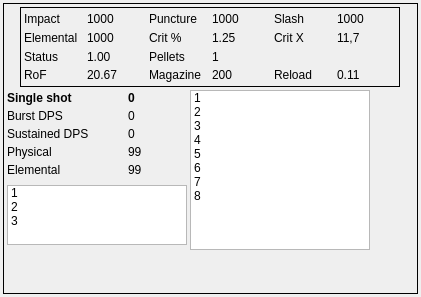
          <widget class="QWidget" name="tab_4">
           <attribute name="title">
            <string>Single Shot</string>
           </attribute>
           <layout class="QGridLayout" name="gridLayout_12">
            <property name="leftMargin">
             <number>3</number>
            </property>
            <property name="topMargin">
             <number>3</number>
            </property>
            <property name="rightMargin">
             <number>3</number>
            </property>
            <property name="bottomMargin">
             <number>3</number>
            </property>
            <property name="spacing">
             <number>3</number>
            </property>
            <item row="0" column="0">
             <widget class="QFrame" name="frame_5">
              <property name="frameShape">
               <enum>QFrame::Box</enum>
              </property>
              <property name="frameShadow">
               <enum>QFrame::Plain</enum>
              </property>
              <layout class="QGridLayout" name="gridLayout_7">
               <property name="leftMargin">
                <number>3</number>
               </property>
               <property name="topMargin">
                <number>3</number>
               </property>
               <property name="rightMargin">
                <number>3</number>
               </property>
               <property name="bottomMargin">
                <number>3</number>
               </property>
               <property name="spacing">
                <number>3</number>
               </property>
               <item row="0" column="0" colspan="4" alignment="Qt::AlignHCenter|Qt::AlignVCenter">
                <widget class="QFrame" name="frame_8">
                 <property name="minimumSize">
                  <size>
                   <width>380</width>
                   <height>80</height>
                  </size>
                 </property>
                 <property name="maximumSize">
                  <size>
                   <width>380</width>
                   <height>80</height>
                  </size>
                 </property>
                 <property name="frameShape">
                  <enum>QFrame::Box</enum>
                 </property>
                 <property name="frameShadow">
                  <enum>QFrame::Plain</enum>
                 </property>
                 <layout class="QGridLayout" name="gridLayout_13">
                  <property name="leftMargin">
                   <number>3</number>
                  </property>
                  <property name="topMargin">
                   <number>3</number>
                  </property>
                  <property name="rightMargin">
                   <number>3</number>
                  </property>
                  <property name="bottomMargin">
                   <number>3</number>
                  </property>
                  <property name="spacing">
                   <number>3</number>
                  </property>
                  <item row="1" column="0">
                   <widget class="QLabel" name="label_42">
                    <property name="text">
                     <string>Elemental</string>
                    </property>
                   </widget>
                  </item>
                  <item row="2" column="1">
                   <widget class="QLabel" name="calc_new_proc_1">
                    <property name="text">
                     <string>1.00</string>
                    </property>
                   </widget>
                  </item>
                  <item row="1" column="2">
                   <widget class="QLabel" name="label_44">
                    <property name="text">
                     <string>Crit %</string>
                    </property>
                   </widget>
                  </item>
                  <item row="2" column="3">
                   <widget class="QLabel" name="calc_new_pellets_1">
                    <property name="text">
                     <string>1</string>
                    </property>
                   </widget>
                  </item>
                  <item row="0" column="4">
                   <widget class="QLabel" name="label_40">
                    <property name="text">
                     <string>Slash</string>
                    </property>
                   </widget>
                  </item>
                  <item row="1" column="3">
                   <widget class="QLabel" name="calc_new_crit_1">
                    <property name="text">
                     <string>1.25</string>
                    </property>
                   </widget>
                  </item>
                  <item row="1" column="4">
                   <widget class="QLabel" name="label_46">
                    <property name="text">
                     <string>Crit X</string>
                    </property>
                   </widget>
                  </item>
                  <item row="2" column="2">
                   <widget class="QLabel" name="label_61">
                    <property name="text">
                     <string>Pellets</string>
                    </property>
                   </widget>
                  </item>
                  <item row="0" column="3">
                   <widget class="QLabel" name="calc_new_puncture_1">
                    <property name="text">
                     <string>1000</string>
                    </property>
                   </widget>
                  </item>
                  <item row="0" column="5">
                   <widget class="QLabel" name="calc_new_slash_1">
                    <property name="text">
                     <string>1000</string>
                    </property>
                   </widget>
                  </item>
                  <item row="0" column="2">
                   <widget class="QLabel" name="label_37">
                    <property name="text">
                     <string>Puncture</string>
                    </property>
                   </widget>
                  </item>
                  <item row="1" column="1">
                   <widget class="QLabel" name="calc_new_ele_dmg_1">
                    <property name="text">
                     <string>1000</string>
                    </property>
                   </widget>
                  </item>
                  <item row="2" column="0">
                   <widget class="QLabel" name="label_56">
                    <property name="text">
                     <string>Status</string>
                    </property>
                   </widget>
                  </item>
                  <item row="0" column="0">
                   <widget class="QLabel" name="label_35">
                    <property name="text">
                     <string>Impact</string>
                    </property>
                   </widget>
                  </item>
                  <item row="1" column="5">
                   <widget class="QLabel" name="calc_new_mult_1">
                    <property name="text">
                     <string>11,7</string>
                    </property>
                   </widget>
                  </item>
                  <item row="0" column="1">
                   <widget class="QLabel" name="calc_new_impact_1">
                    <property name="text">
                     <string>1000</string>
                    </property>
                   </widget>
                  </item>
                  <item row="3" column="0">
                   <widget class="QLabel" name="label_48">
                    <property name="text">
                     <string>RoF</string>
                    </property>
                   </widget>
                  </item>
                  <item row="3" column="1">
                   <widget class="QLabel" name="calc_new_rof_1">
                    <property name="text">
                     <string>20.67</string>
                    </property>
                   </widget>
                  </item>
                  <item row="3" column="2">
                   <widget class="QLabel" name="label_50">
                    <property name="text">
                     <string>Magazine</string>
                    </property>
                   </widget>
                  </item>
                  <item row="3" column="3">
                   <widget class="QLabel" name="calc_new_mag_1">
                    <property name="text">
                     <string>200</string>
                    </property>
                   </widget>
                  </item>
                  <item row="3" column="4">
                   <widget class="QLabel" name="label_52">
                    <property name="text">
                     <string>Reload</string>
                    </property>
                   </widget>
                  </item>
                  <item row="3" column="5">
                   <widget class="QLabel" name="calc_new_reload_1">
                    <property name="text">
                     <string>0.11</string>
                    </property>
                   </widget>
                  </item>
                 </layout>
                </widget>
               </item>
               <item row="2" column="0">
                <widget class="QLabel" name="calc_lbl_1_burst">
                 <property name="minimumSize">
                  <size>
                   <width>100</width>
                   <height>15</height>
                  </size>
                 </property>
                 <property name="maximumSize">
                  <size>
                   <width>100</width>
                   <height>15</height>
                  </size>
                 </property>
                 <property name="text">
                  <string>Burst DPS</string>
                 </property>
                </widget>
               </item>
               <item row="1" column="0">
                <widget class="QLabel" name="calc_lbl_1_1">
                 <property name="minimumSize">
                  <size>
                   <width>100</width>
                   <height>15</height>
                  </size>
                 </property>
                 <property name="maximumSize">
                  <size>
                   <width>100</width>
                   <height>15</height>
                  </size>
                 </property>
                 <property name="font">
                  <font>
                   <weight>75</weight>
                   <bold>true</bold>
                  </font>
                 </property>
                 <property name="text">
                  <string>Single shot</string>
                 </property>
                </widget>
               </item>
               <item row="4" column="0">
                <widget class="QLabel" name="label_41">
                 <property name="minimumSize">
                  <size>
                   <width>100</width>
                   <height>15</height>
                  </size>
                 </property>
                 <property name="maximumSize">
                  <size>
                   <width>100</width>
                   <height>15</height>
                  </size>
                 </property>
                 <property name="text">
                  <string>Physical</string>
                 </property>
                </widget>
               </item>
               <item row="1" column="1">
                <widget class="QLabel" name="calc_dps_1">
                 <property name="minimumSize">
                  <size>
                   <width>50</width>
                   <height>15</height>
                  </size>
                 </property>
                 <property name="maximumSize">
                  <size>
                   <width>50</width>
                   <height>15</height>
                  </size>
                 </property>
                 <property name="font">
                  <font>
                   <weight>75</weight>
                   <bold>true</bold>
                  </font>
                 </property>
                 <property name="text">
                  <string>0</string>
                 </property>
                </widget>
               </item>
               <item row="4" column="1">
                <widget class="QLabel" name="calc_dmg_phy_1">
                 <property name="minimumSize">
                  <size>
                   <width>50</width>
                   <height>15</height>
                  </size>
                 </property>
                 <property name="maximumSize">
                  <size>
                   <width>50</width>
                   <height>15</height>
                  </size>
                 </property>
                 <property name="text">
                  <string>99</string>
                 </property>
                </widget>
               </item>
               <item row="5" column="0">
                <widget class="QLabel" name="label_45">
                 <property name="minimumSize">
                  <size>
                   <width>100</width>
                   <height>15</height>
                  </size>
                 </property>
                 <property name="maximumSize">
                  <size>
                   <width>100</width>
                   <height>15</height>
                  </size>
                 </property>
                 <property name="text">
                  <string>Elemental</string>
                 </property>
                </widget>
               </item>
               <item row="1" column="2" rowspan="6" alignment="Qt::AlignLeft|Qt::AlignTop">
                <widget class="QListWidget" name="calc_mods_found_1">
                 <property name="minimumSize">
                  <size>
                   <width>180</width>
                   <height>160</height>
                  </size>
                 </property>
                 <property name="maximumSize">
                  <size>
                   <width>180</width>
                   <height>160</height>
                  </size>
                 </property>
                 <property name="sortingEnabled">
                  <bool>true</bool>
                 </property>
                 <item>
                  <property name="text">
                   <string>1</string>
                  </property>
                 </item>
                 <item>
                  <property name="text">
                   <string>2</string>
                  </property>
                 </item>
                 <item>
                  <property name="text">
                   <string>3</string>
                  </property>
                 </item>
                 <item>
                  <property name="text">
                   <string>4</string>
                  </property>
                 </item>
                 <item>
                  <property name="text">
                   <string>5</string>
                  </property>
                 </item>
                 <item>
                  <property name="text">
                   <string>6</string>
                  </property>
                 </item>
                 <item>
                  <property name="text">
                   <string>7</string>
                  </property>
                 </item>
                 <item>
                  <property name="text">
                   <string>8</string>
                  </property>
                 </item>
                </widget>
               </item>
               <item row="6" column="0" colspan="2" alignment="Qt::AlignHCenter|Qt::AlignVCenter">
                <widget class="QListWidget" name="calc_mods_riven_1">
                 <property name="minimumSize">
                  <size>
                   <width>180</width>
                   <height>60</height>
                  </size>
                 </property>
                 <property name="maximumSize">
                  <size>
                   <width>180</width>
                   <height>60</height>
                  </size>
                 </property>
                 <property name="sortingEnabled">
                  <bool>true</bool>
                 </property>
                 <item>
                  <property name="text">
                   <string>1</string>
                  </property>
                 </item>
                 <item>
                  <property name="text">
                   <string>2</string>
                  </property>
                 </item>
                 <item>
                  <property name="text">
                   <string>3</string>
                  </property>
                 </item>
                </widget>
               </item>
               <item row="5" column="1">
                <widget class="QLabel" name="calc_dmg_ele_1">
                 <property name="minimumSize">
                  <size>
                   <width>50</width>
                   <height>15</height>
                  </size>
                 </property>
                 <property name="maximumSize">
                  <size>
                   <width>50</width>
                   <height>15</height>
                  </size>
                 </property>
                 <property name="text">
                  <string>99</string>
                 </property>
                </widget>
               </item>
               <item row="3" column="0">
                <widget class="QLabel" name="calc_lbl_1_sust">
                 <property name="minimumSize">
                  <size>
                   <width>100</width>
                   <height>15</height>
                  </size>
                 </property>
                 <property name="maximumSize">
                  <size>
                   <width>100</width>
                   <height>15</height>
                  </size>
                 </property>
                 <property name="text">
                  <string>Sustained DPS</string>
                 </property>
                </widget>
               </item>
               <item row="2" column="1">
                <widget class="QLabel" name="calc_dps_1_burst">
                 <property name="minimumSize">
                  <size>
                   <width>50</width>
                   <height>15</height>
                  </size>
                 </property>
                 <property name="maximumSize">
                  <size>
                   <width>50</width>
                   <height>15</height>
                  </size>
                 </property>
                 <property name="font">
                  <font>
                   <weight>50</weight>
                   <bold>false</bold>
                  </font>
                 </property>
                 <property name="text">
                  <string>0</string>
                 </property>
                </widget>
               </item>
               <item row="3" column="1">
                <widget class="QLabel" name="calc_dps_1_sust">
                 <property name="minimumSize">
                  <size>
                   <width>50</width>
                   <height>15</height>
                  </size>
                 </property>
                 <property name="maximumSize">
                  <size>
                   <width>50</width>
                   <height>15</height>
                  </size>
                 </property>
                 <property name="font">
                  <font>
                   <weight>50</weight>
                   <bold>false</bold>
                  </font>
                 </property>
                 <property name="text">
                  <string>0</string>
                 </property>
                </widget>
               </item>
               <item row="7" column="0">
                <spacer name="verticalSpacer_3">
                 <property name="orientation">
                  <enum>Qt::Vertical</enum>
                 </property>
                 <property name="sizeHint" stdset="0">
                  <size>
                   <width>20</width>
                   <height>40</height>
                  </size>
                 </property>
                </spacer>
               </item>
              </layout>
             </widget>
            </item>
           </layout>
          </widget>
